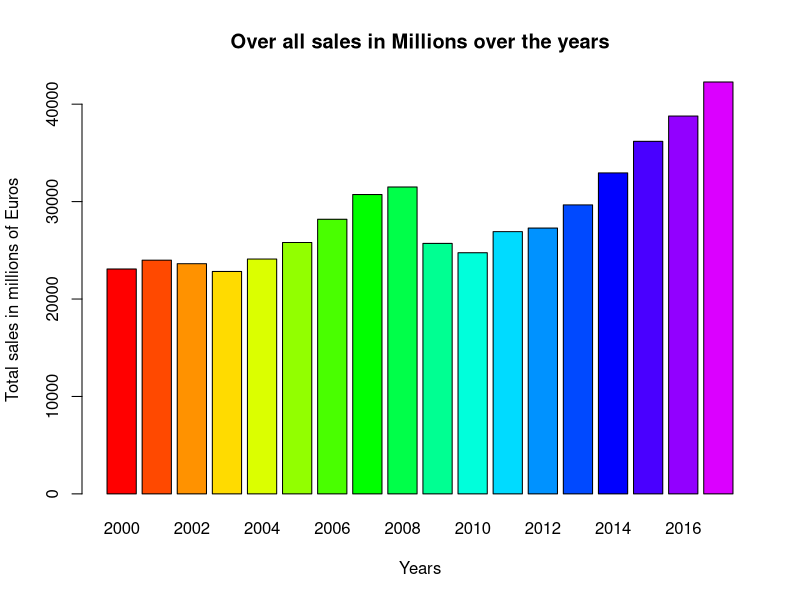
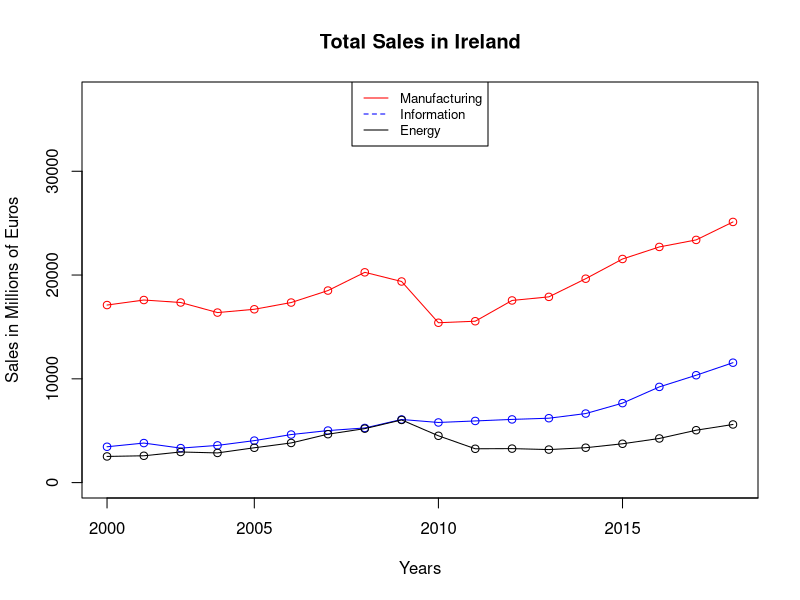
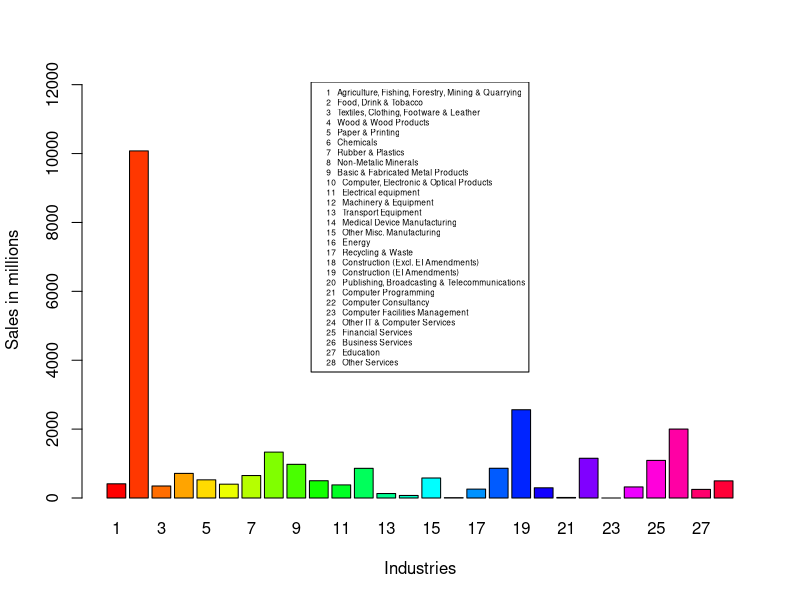

R code for these plots, in order:
install.packages("readxl")
install.packages("matrixStats")
library(matrixStats)
library("readxl")

#Setting the working directory

workingdic <- getwd()
workingdic <- trimws(workingdic)  # Trimming and spaces at either ends
print(workingdic)
setwd(workingdic)

#reading the data from excel

Sales <- read_xlsx("InputFiles/Irish Industries in Ireland.xlsx", sheet = "Total sales of goods")

#Adding column names
Sales_column_name <- c("Indutry", "Industry_type", "Value_in",  "2000", "2001", "2002", "2003", "2004", "2005", "2006", "2007", "2008", "2009",
                       "2010", "2011", "2012", "2013", "2014", "2015", "2016", "2017")

colnames(Sales) <- Sales_column_name
head(Sales)

# Printing the number of column and rows

print(paste(length(Sales), " are the number of columns"))
print(paste(nrow(Sales), " are the number of rows"))
##############################################  Total sales all industries put together, each year and plot the same.  ###############################################################

#Add All the rows column vise using function colSums()

Total_sales_each_year <- colSums(Filter(is.numeric, Sales))
Total_sales_each_year

# plot graph
barplot(Total_sales_each_year, xlab = "Years", ylab = "Total sales in millions of Euros", main = "Over all sales in Millions over the years", col = rainbow(length(Sales)))

######################################### Trend of Total sales each year by Industry Type  #################################################################

#sum the columns and group by with respect to indsutry type

Sales_by_industry_type <- aggregate(Filter(is.numeric, Sales), by=list(Sales$Industry_type), FUN=sum)
Sales_by_industry_type

Energy <- Sales_by_industry_type[c("1"),]
Information <- Sales_by_industry_type[c("2"),]
Manufacturing <- Sales_by_industry_type[c("3"),]

#Picking up only the numeric values for each dataframe

Energy <- colSums(Filter(is.numeric, Energy))
Information <- colSums(Filter(is.numeric, Information))
Manufacturing <- colSums(Filter(is.numeric, Manufacturing))

max_value <- max(max(Energy), max(Information), max(Manufacturing))

# Plotting the graph

plot(Manufacturing, type = "o", ylim=c(0,(max_value+12000)), col="red", xlab = "Years", ylab = "Sales in Millions of Euros", main = "Total Sales in Ireland", xaxt = 'n')
axis(side=1,at=c(1,5,10,15,20),labels=c("2000","2005","2010","2015", "2020"))
lines(Information, type = "o", col = "blue")
lines(Energy, type = "o", col = "black")
legend("top", legend=c("Manufacturing", "Information", "Energy"), col=c("red", "blue", "black"), lty=1:2, cex=0.8)


############################################## Which industry has given better business over the years #############################################

# Taking the median of the each industry

Sales_median <- rowMedians(as.matrix(Sales[,c(-1:-3)]))
Sales$median <- Sales_median
str(Sales)

# Assigning row numbers

Sales$Index <- 1:nrow(Sales)

# Plotting the graph to show the median of each industry over the years

barplot(Sales$median,names.arg =  Sales$Index, col = (rainbow(28)), xlab = "Industries", ylab = "Sales in millions", ylim = c(0, max(Sales_median+2000) ))
legend("top", c(paste(Sales$Index," ", Sales$Indutry )), cex=0.5)



